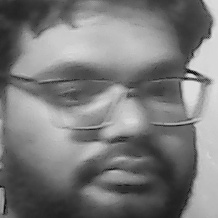
#> input picture dataset/User.1.29.jpg, 218 x 218 px, given in place of the camera
$ jupyter execute --allow-errors face_Detection.ipynb
#> lines starting #> are read from the running program, lines starting #| are printed output that depends on the picture
[cell 1]
import cv2
import os
cam = cv2.VideoCapture(0)
cam.set(3, 640) # set video width
cam.set(4, 480) # set video height
face_detector = cv2.CascadeClassifier('haarcascade_frontalface_default.xml')
# For each person, enter one numeric face id
face_id = input('\n enter user id end press <return> ==>  ')
print("\n [INFO] Initializing face capture. Look the camera and wait ...")
# Initialize individual sampling face count
count = 0
while(True):
    ret, img = cam.read()
#> img is the input picture: shape (218, 218, 3); min 8, max 224, mean 122.6
    #img = cv2.flip(img, -1) # flip video image vertically
    gray = cv2.cvtColor(img, cv2.COLOR_BGR2GRAY)
    faces = face_detector.detectMultiScale(gray, 1.3, 5)
#> faces = [[13, 13, 196, 196]]
    for (x,y,w,h) in faces:
        cv2.rectangle(img, (x,y), (x+w,y+h), (255,0,0), 2)
        count += 1
        # Save the captured image into the datasets folder
        cv2.imwrite("dataset/User." + str(face_id) + '.' +
                    str(count) + ".jpg", gray[y:y+h,x:x+w])
        cv2.imshow('image', img)
#> this loop made 1 pass
#> (x, y, w, h, count) on pass 1: (13, 13, 196, 196, 1)
#> pass 1, `cv2.imwrite("dataset/User." + str(face_id) + '.' + str(count) + ".jpg"..`:
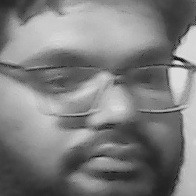
#> saved as User..1.jpg: shape (196, 196); min 8, max 224, mean 126.5
#> pass 1, `cv2.imshow('image', img)`:
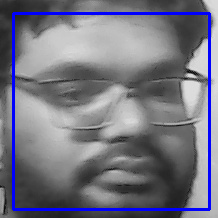
#> window 'image': shape (218, 218, 3); mean B, G, R 129.7, 117.1, 117.1
#> after the loop, count = 1
    k = cv2.waitKey(100) & 0xff # Press 'ESC' for exiting video
#> (key Esc is pressed here)
    if k == 27:
        break
    elif count >= 30: # Take 30 face sample and stop video
         break
# Do a bit of cleanup
print("\n [INFO] Exiting Program and cleanup stuff")
cam.release()
cv2.destroyAllWindows()

[cell 2]
import cv2
import numpy as np
from PIL import Image
import os
# Path for face image database
path = 'dataset'
recognizer = cv2.face.LBPHFaceRecognizer_create()

detector = cv2.CascadeClassifier("haarcascade_frontalface_default.xml");
# function to get the images and label data
def getImagesAndLabels(path):
#> called with path = 'dataset'
    imagePaths = [os.path.join(path,f) for f in os.listdir(path)]
    faceSamples=[]
    ids = []
    for imagePath in imagePaths:
        PIL_img = Image.open(imagePath).convert('L') # grayscale
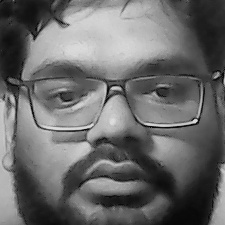
#> input picture dataset/User.1.1.jpg, 225 x 225 px
#> PIL_img is the input picture: PIL image 225x225 L; min 3, max 223, mean 105.7
        img_numpy = np.array(PIL_img,'uint8')
        id = int(os.path.split(imagePath)[-1].split(".")[1])
        faces = detector.detectMultiScale(img_numpy)
#> faces = [[13, 14, 193, 193]]
        for (x,y,w,h) in faces:
            faceSamples.append(img_numpy[y:y+h,x:x+w])
            ids.append(id)
#> this loop made 1 pass
#> after the loop, faceSamples = 1 item; ids = [1]
    return faceSamples,ids
print ("\n [INFO] Training faces. It will take a few seconds. Wait ...")
faces,ids = getImagesAndLabels(path)
recognizer.train(faces, np.array(ids))
# Save the model into trainer/trainer.yml
#> (the rest of this cell did not finish here and is left out)
